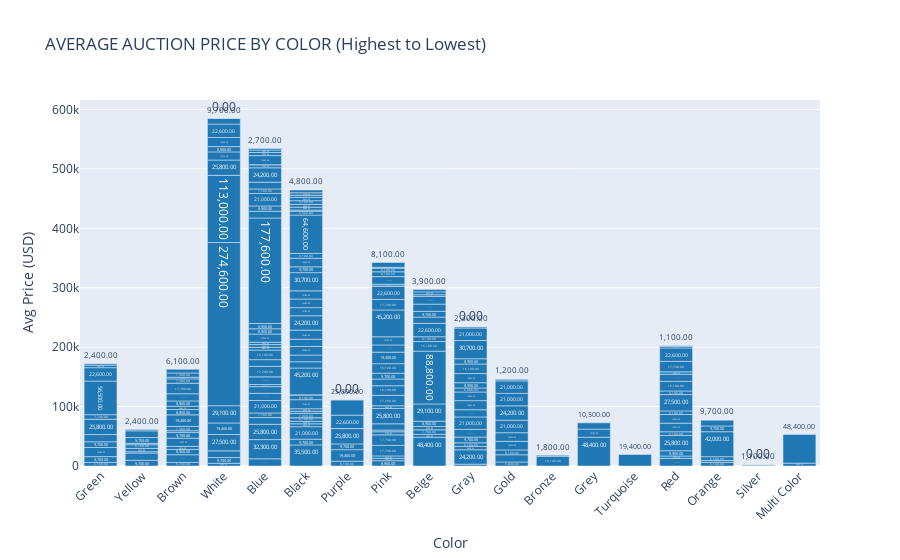

Source (notebook cell):
### Code cell
# Plot the results using Plotly
fig = px.bar(
    PriceByColor, 
    x="Color", 
    y="Price Realized (USD)", 
    text="Price Realized (USD)", 
    title="AVERAGE AUCTION PRICE BY COLOR (Highest to Lowest)",
    labels={"Price Realized (USD)": "Avg Price (USD)"},
    color_discrete_sequence=['#1f77b5']
)

fig.update_traces(
    texttemplate='%{text:,.2f}',
    textposition='outside',
    marker_color='#1f78b4'
)
fig.update_layout(
    xaxis_tickangle=-45,
    yaxis_title="Avg Price (USD)",
    xaxis_title="Color",
    showlegend=False
)

fig.show()

### Figure 1 — Plotly figure (JSON) as saved in the notebook; plotly's stock layout.template omitted (floating-point values rounded to 4 significant figures; data arrays with more than 128 entries replaced by an {"elided": "..."} marker saying what was removed)
{"data": [{"hovertemplate": "Color=%{x}<br>Avg Price (USD)=%{text}<extra></extra>", "legendgroup": "", "marker": {"color": "#1f78b4", "pattern": {"shape": ""}}, "name": "", "orientation": "v", "showlegend": false, "text": {"elided": "242 float values"}, "textposition": "outside", "texttemplate": "%{text:,.2f}", "type": "bar", "x": {"elided": "242 str values"}, "xaxis": "x", "y": {"elided": "242 int values"}, "yaxis": "y"}], "layout": {"barmode": "relative", "legend": {"tracegroupgap": 0}, "showlegend": false, "title": {"text": "AVERAGE AUCTION PRICE BY COLOR (Highest to Lowest)"}, "xaxis": {"anchor": "y", "domain": [0, 1], "tickangle": -45, "title": {"text": "Color"}}, "yaxis": {"anchor": "x", "domain": [0, 1], "title": {"text": "Avg Price (USD)"}}}}
